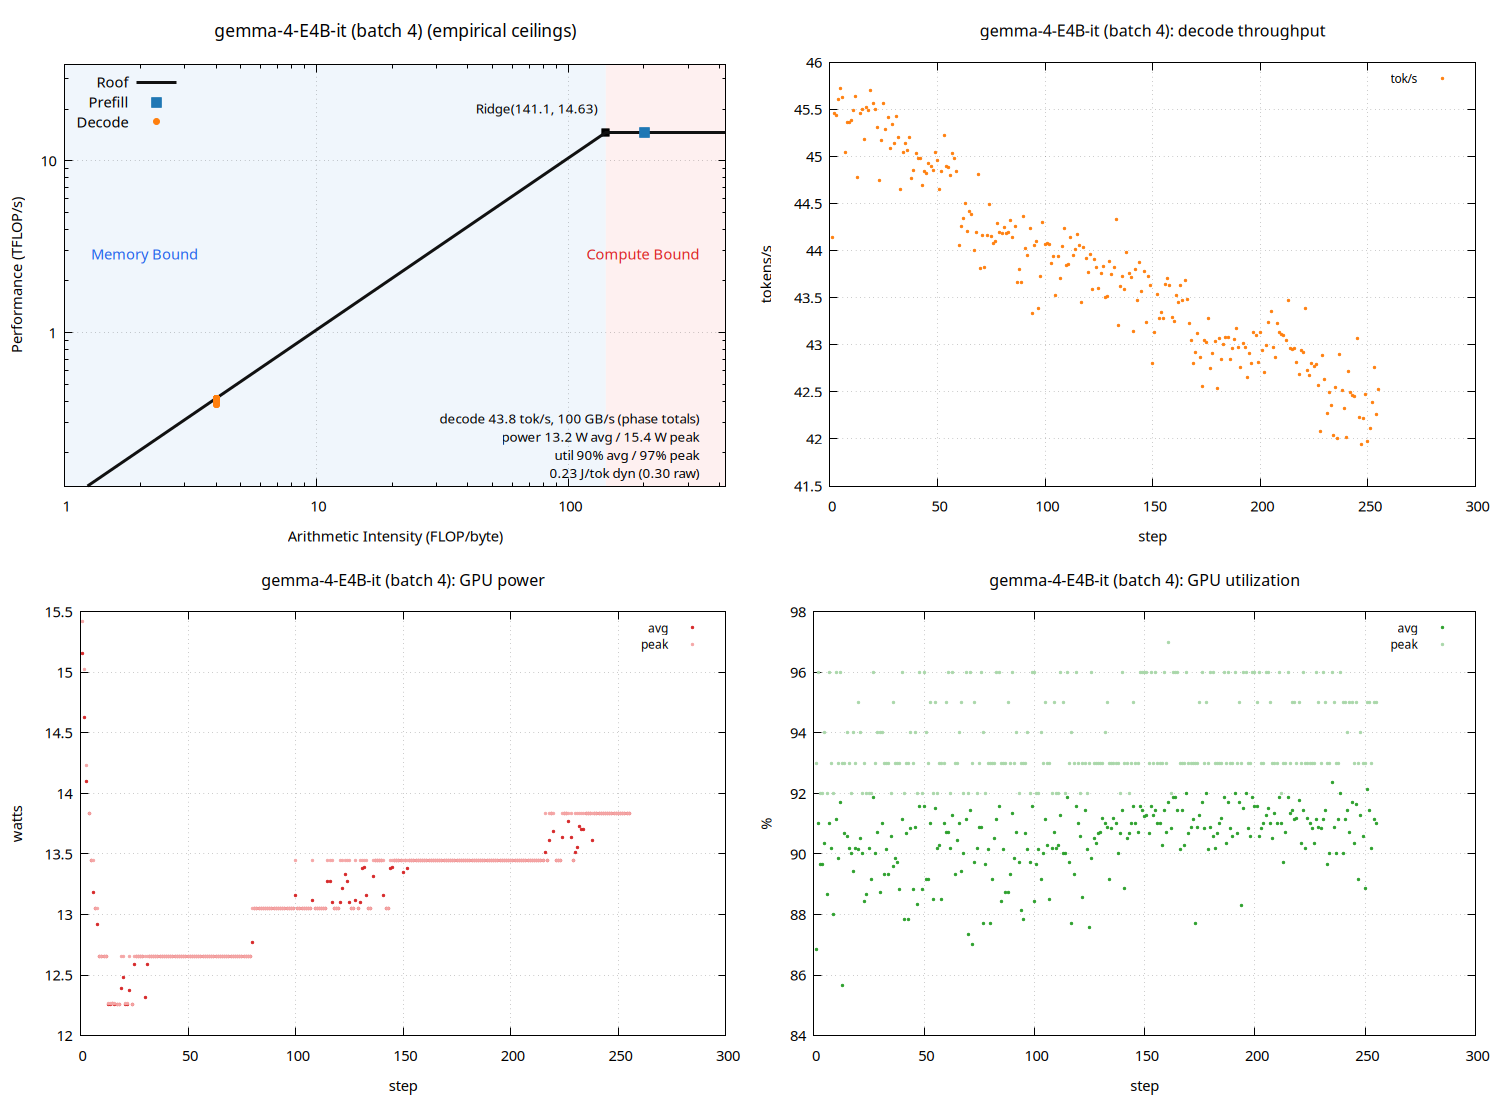

This chart was generated by the following gnuplot code:
set terminal pngcairo size 1500,1100 enhanced font 'Sans,11'
set output 'sweep_thor_tf/gemma_b004_roofline.png'
set datafile separator "\t"
set datafile missing 'NaN'
set multiplot layout 2,2
unset label
unset object
unset arrow
set title "gemma-4-E4B-it (batch 4) (empirical ceilings)" font ',13'
set xlabel "Arithmetic Intensity (FLOP/byte)"
set ylabel "Performance (TFLOP/s)"
set logscale xy
set xrange [1:423.32]
set yrange [0.127973:36.5813]
set grid xtics ytics
set key top left
set object 1 rectangle from graph 0, graph 0 to first 141.107, graph 1 \
    fillcolor rgb '#dce9f7' fillstyle solid 0.45 noborder behind
set object 2 rectangle from first 141.107, graph 0 to graph 1, graph 1 \
    fillcolor rgb '#fbdcdc' fillstyle solid 0.45 noborder behind
set label 1 "Memory Bound" at graph 0.04, graph 0.55 left \
    textcolor rgb '#2563eb' font ',11'
set label 2 "Compute Bound" at graph 0.96, graph 0.55 right \
    textcolor rgb '#dc2626' font ',11'
set label 3 "Ridge(141.1, 14.63)" \
    at first 141.107, first 14.6325 right \
    point pointtype 5 pointsize 1.2 \
    offset character -1.5, character 1 font ',10'
set label 4 "decode 43.8 tok/s, 100 GB/s (phase totals)\npower 13.2 W avg / 15.4 W peak\nutil 90% avg / 97% peak\n0.23 J/tok dyn (0.30 raw)" at graph 0.96, graph 0.16 right font ',10'
peak_t = 14.6325
peak_b = 103.698
roof(x) = (x * peak_b / 1000.0 < peak_t) ? x * peak_b / 1000.0 : peak_t
plot roof(x) with lines linewidth 3 linecolor rgb '#111111' title 'Roof', \
     'sweep_thor_tf/gemma_b004_roofline.dat' using 3:(strcol(2) eq 'prefill' ? $4 : 1/0) with points \
         pointtype 5 pointsize 1.6 linecolor rgb '#1f77b4' title 'Prefill', \
     'sweep_thor_tf/gemma_b004_roofline.dat' using 3:(strcol(2) eq 'decode' ? $4 : 1/0) with points \
         pointtype 7 pointsize 1.0 linecolor rgb '#ff7f0e' title 'Decode'

unset label
unset object
unset arrow
unset logscale
set xrange [*:*]
set yrange [*:*]
set title "gemma-4-E4B-it (batch 4): decode throughput" font ',12'
set xlabel "step"
set ylabel "tokens/s"
set grid xtics ytics
set key top right font ',9'
plot 'sweep_thor_tf/gemma_b004_roofline.dat' using 1:(strcol(2) eq 'decode' ? $5 : 1/0) with points pointtype 7 pointsize 0.4 linecolor rgb '#ff7f0e' title 'tok/s'

unset label
unset object
unset arrow
unset logscale
set xrange [*:*]
set yrange [*:*]
set title "gemma-4-E4B-it (batch 4): GPU power" font ',12'
set xlabel "step"
set ylabel "watts"
set grid xtics ytics
set key top right font ',9'
plot 'sweep_thor_tf/gemma_b004_roofline.dat' using 1:(strcol(2) eq 'decode' ? $6 : 1/0) with points pointtype 7 pointsize 0.4 linecolor rgb '#d62728' title 'avg', \
     'sweep_thor_tf/gemma_b004_roofline.dat' using 1:(strcol(2) eq 'decode' ? $8 : 1/0) with points pointtype 7 pointsize 0.4 linecolor rgb '#f4a6a6' title 'peak'

unset label
unset object
unset arrow
unset logscale
set xrange [*:*]
set yrange [*:*]
set title "gemma-4-E4B-it (batch 4): GPU utilization" font ',12'
set xlabel "step"
set ylabel "%"
set grid xtics ytics
set key top right font ',9'
plot 'sweep_thor_tf/gemma_b004_roofline.dat' using 1:(strcol(2) eq 'decode' ? $7 : 1/0) with points pointtype 7 pointsize 0.4 linecolor rgb '#2ca02c' title 'avg', \
     'sweep_thor_tf/gemma_b004_roofline.dat' using 1:(strcol(2) eq 'decode' ? $9 : 1/0) with points pointtype 7 pointsize 0.4 linecolor rgb '#a9d7a9' title 'peak'

unset multiplot
